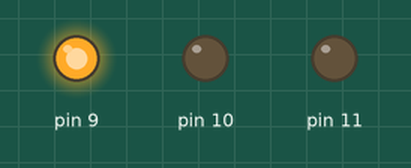
Simulated run of this sketch. Board: Arduino Uno, built with avr-gcc and run on an emulated ATmega328P. Parts: output pins drawn as LEDs (lit = HIGH).

Above: at 0.2 s.
At 1.2 s:
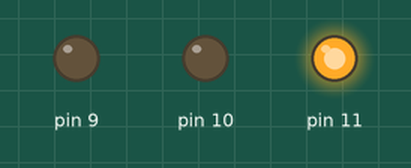
At 2.7 s:
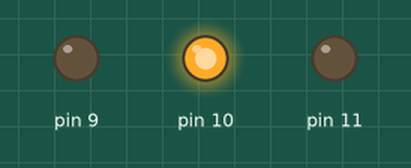
At 3.7 s:
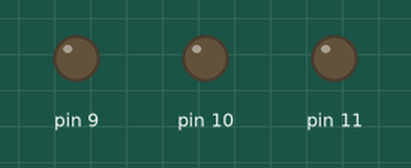
Timing chart, 0 to 4.6 s (numbered marks = the images above):
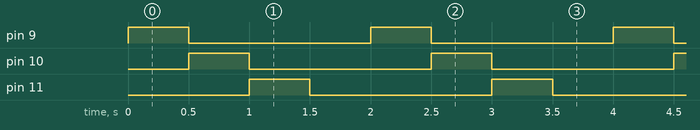

The sketch:

led_RGB.ino
```cpp
void setup()
   {
       for (int i=9 ; i<12 ; i++)
           pinMode(i, OUTPUT);
   }

   void Color(int R, int G, int B)
     {
        analogWrite(9 , R) ; //Red
        analogWrite(10, G) ; //Green
        analogWrite(11, B) ; //Blue
     }

    void loop()
   {    Color(255,0,0) ;
        delay(500);
        Color(0,255,0) ;
        delay(500);
        Color(0,0,255) ;
        delay(500);
        Color(0, 0, 0) ;
        delay(500);
   }
```

Measured:
- by itself, pin 9–11: alternates HIGH for 0.50 s and LOW for 1.5 s
- by itself, everything shown: repeats every 2.0 s, in 4 steps
